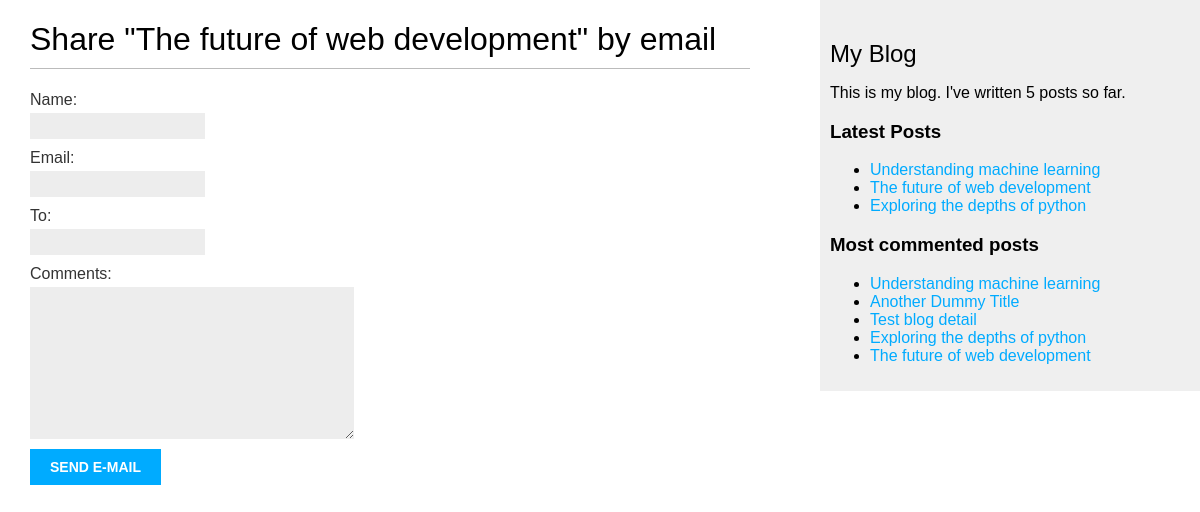
The page /blog/5/share/ on the database as committed earlier.
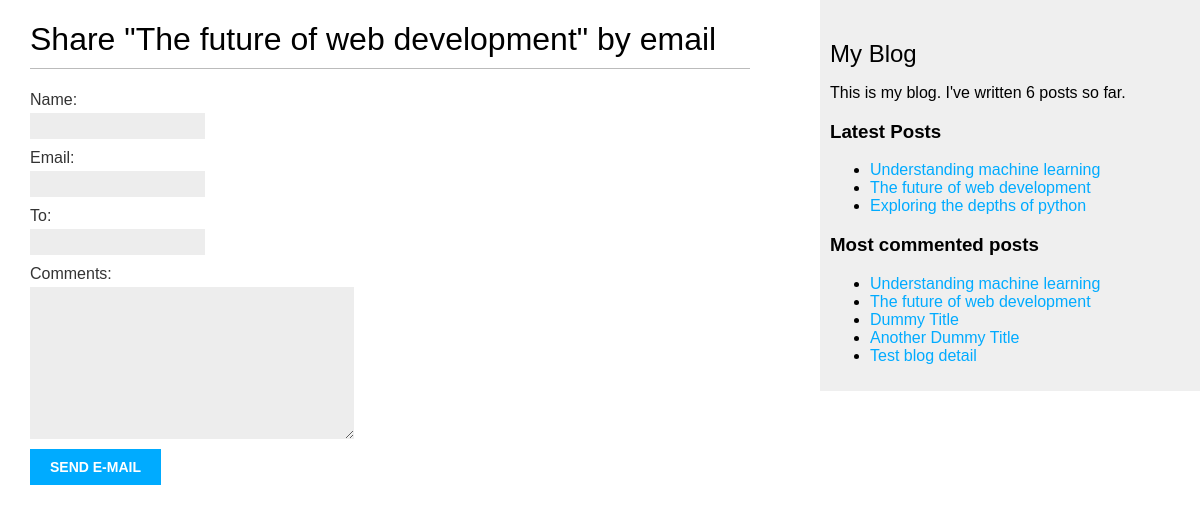
The same page on the database as committed later.
### blog/models.py (models this page shows, shortened)
class Post(models.Model):
    class Status(models.TextChoices):
        DRAFT = 'DF', 'Draft'
        PUBLISHED = 'PB', 'Published'
    title = models.CharField(max_length=250)
    slug = models.SlugField(max_length=250, unique_for_date='publish')
    author = models.ForeignKey(settings.AUTH_USER_MODEL, on_delete=models.CASCADE, related_name='blog_posts')
    body = models.TextField()
    publish = models.DateTimeField(default=timezone.now)
    created = models.DateTimeField(auto_now_add=True)
    updated = models.DateTimeField(auto_now=True)
    status = models.CharField(max_length=2, choices=Status, default=Status.DRAFT)
    objects = models.Manager()  # Default Manager
    published = PublishedManager()  # Custom Manager
    tags = TaggableManager()
    class Meta:
        ordering = ['-publish']
        indexes = [
            models.Index(fields=['-publish']),
        ]
    def get_absolute_url(self):
        return reverse('blog:post_detail', args=[self.publish.year, self.publish.month, self.publish.day, self.slug])

### blog/views.py (the view)
# urls.py: path('<int:post_id>/share/', views.post_share, name='post_share'),
def post_share(request, post_id):
    post = get_object_or_404(Post, id=post_id, status=Post.Status.PUBLISHED)
    sent = False
    if request.method == "POST":
        form = EmailPostForm(request.POST)
        if form.is_valid():
            cd = form.cleaned_data
            post_url = request.build_absolute_uri(post.get_absolute_url())
            subject = (
                f"{cd['name']} ({cd['email']})"
                f"recommends you read {post.title}"
            )
            message = (
                f"Read {post.title} at {post_url}\n\n"
                f"{cd['name']}\'s comments: {cd['comments']}"
            )
            send_mail(
                subject=subject,
                message=message,
                from_email=None,
                recipient_list=[cd['to']]
            )
            sent = True
    else:
        form = EmailPostForm()
    return render(request, 'blog/post/share.html', {
        'post': post,
        'form': form,
        'sent': sent
    })

### blog/forms.py
class EmailPostForm(forms.Form):
    name = forms.CharField(max_length=25)
    email = forms.EmailField()
    to = forms.EmailField()
    comments = forms.CharField(required=False, widget=forms.Textarea)

### blog/models.py (called while the page is built)
    def get_queryset(self):
        return super().get_queryset().filter(status=Post.Status.PUBLISHED)

### blog/templatetags/blog_tags.py (called while the page is built)
@register.simple_tag
def total_posts():
    return Post.published.count()

@register.inclusion_tag('blog/post/latest_posts.html')
def show_latest_posts(count=5):
    latest_posts = Post.published.order_by('-publish')[:count]
    return {'latest_posts': latest_posts}

@register.simple_tag
def get_most_commented_posts(count=5):
    return Post.published.annotate(total_comments=Count('comments')).order_by('-total_comments')[:count]

### blog/templates/blog/post/share.html (shortened to what this page needs)
{% extends "blog/base.html" %}
{% block content %}
    {% if sent %}
        <h1>Email sent successfully</h1>
        <p>"{{ post.title }}" was successfully sent to {{ form.cleaned_data.to }}.</p>
        {% else %}
            <h1>Share "{{ post.title }}" by email</h1>
            <form method="post">
                {{ form.as_p }}
                <input type="submit" value="Send e-mail"/>
            </form>
    {% endif %}
{% endblock %}

### blog/templates/blog/base.html (shortened to what this page needs)
{% load blog_tags %}
{% load static %}
<!DOCTYPE html>
<html lang="en">
<head>
    <link href="{% static "css/blog.css" %}" rel="stylesheet">
</head>
<body>
    <div id="content">
        {% block content %}
        {% endblock %}
    </div>
    <div id="sidebar">
        <h2>My Blog</h2>
        <p>This is my blog. I've written {% total_posts %} posts so far.</p>
        <h3>Latest Posts</h3>
        {% show_latest_posts 3 %}
        <h3>Most commented posts</h3>
        {% get_most_commented_posts as most_commented_posts %}
        <ul>
            {% for post in most_commented_posts %}
                <li>
                    <a href="{{ post.get_absolute_url }}">{{ post.title }}</a>
                </li>
            {% endfor %}
        </ul>
    </div>
</body>
</html>

### blog/templates/blog/post/latest_posts.html
<ul>
    {% for post in latest_posts%}
        <li>
            <a href="{{ post.get_absolute_url }}">{{ post.title }}</a>
        </li>
    {% endfor %}
</ul>

Rows that differ between the two databases and show on the page:
no longer on one of the page's lists (row unchanged): Post: title "Exploring the depths of python"
shown differently, row unchanged: Post "The future of web development": moves up the list
now on this page (row edited): Post: title "Dummy Title", shown under "Most commented posts"
Other text that changed with them:
text no longer shown: "5"
text now shown: "6"
